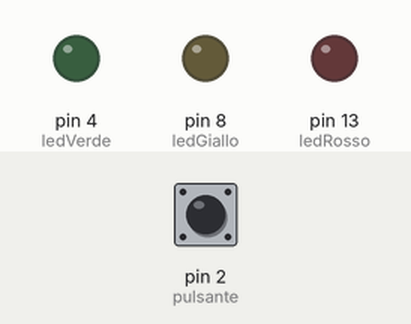
Recording of a sketch running on a simulated Arduino Uno, built with avr-gcc and run on an emulated ATmega328P. Parts: output pins drawn as LEDs (lit = HIGH). Dashed ring = blinking. Inputs (shaded band) come from the test bench; at power-on: pin 2 (pulsante) HIGH.

Above: at 1.2 s.
1.3 s: pin 2 (pulsante) pulled LOW for 0.15 s
At 1.45 s:
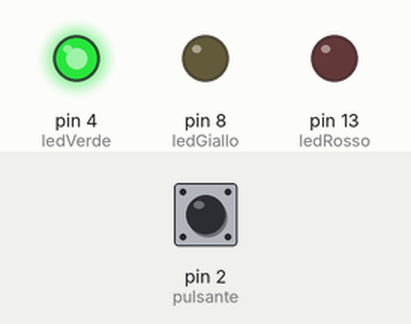
At 2.65 s:
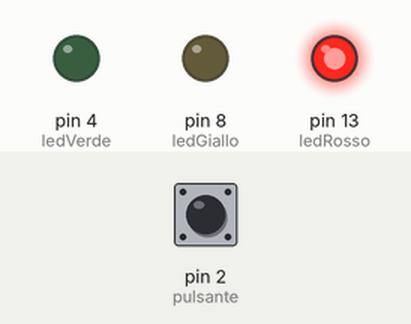
4.3 s: pin 2 (pulsante) pulled LOW for 3.2 s
At 5.05 s:
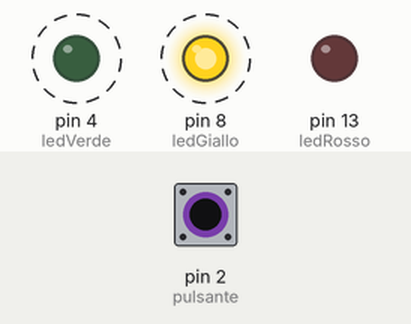
Timing chart, 0 to 9.1 s (numbered marks = the images above; inputs shaded):
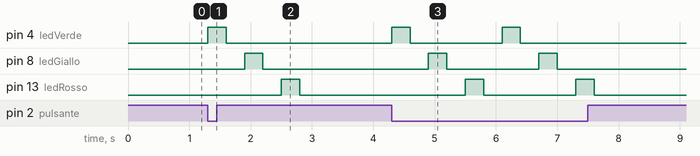

Measured:
- after the input at 1.3 s, pin 4 (ledVerde): LOW → HIGH at once, → LOW 0.30 s later; pin 8 (ledGiallo): LOW → HIGH after 0.60 s, → LOW 0.30 s later; pin 13 (ledRosso): LOW → HIGH after 1.2 s, → LOW 0.30 s later
- after the input at 4.3 s, pin 4 (ledVerde): alternates HIGH for 0.30 s and LOW for 1.5 s, 4 changes in all, then stays LOW, starting at once; pin 8 (ledGiallo): alternates HIGH for 0.30 s and LOW for 1.5 s, 4 changes in all, then stays LOW, starting after 0.60 s

The sketch:

semaforo1.ino
```cpp
int ledVerde  = 4;
int ledGiallo = 8;
int ledRosso = 13;
int pulsante = 2;

void setup(){
  pinMode(ledVerde, OUTPUT);
  pinMode(ledGiallo,OUTPUT);
  pinMode(ledRosso, OUTPUT);
  pinMode(pulsante, INPUT_PULLUP);
}

void loop(){
  int stato = digitalRead(pulsante);

  if(stato==LOW){
    digitalWrite(ledVerde,HIGH);
    delay(300);
    digitalWrite(ledVerde,LOW);
    delay(300);

    digitalWrite(ledGiallo,HIGH);
    delay(300);
    digitalWrite(ledGiallo,LOW);
    delay(300);

    digitalWrite(ledRosso,HIGH);
    delay(300);
    digitalWrite(ledRosso,LOW);
    delay(300);

  }else{
    digitalWrite(ledVerde,LOW);
    digitalWrite(ledGiallo,LOW);
    digitalWrite(ledRosso,LOW);
  }
}

 
```
